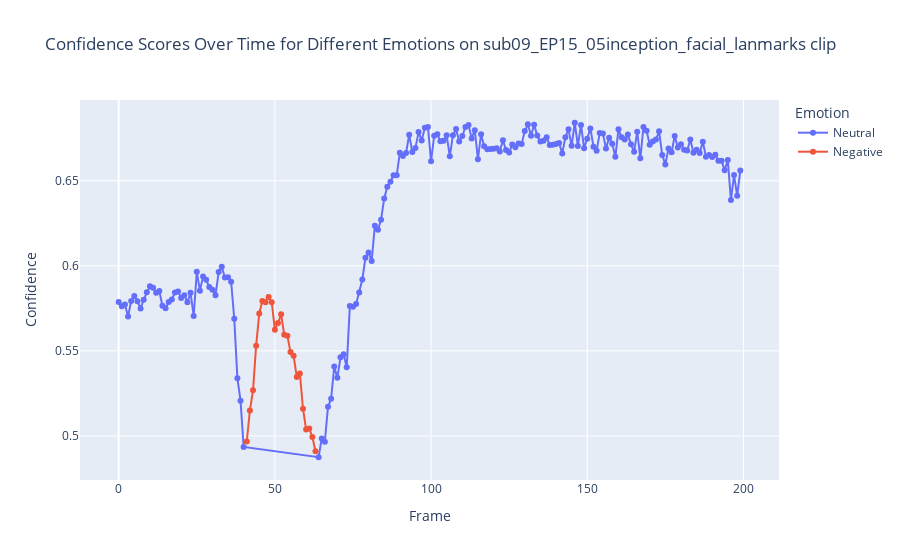

Notebook code for this chart:
### Code cell
plot_predictions(df, 'sub09_EP15_05inception_facial_lanmarks')

### Figure 1 — Plotly figure (JSON) as saved in the notebook; plotly's stock layout.template omitted (floating-point values rounded to 4 significant figures; data arrays with more than 128 entries replaced by an {"elided": "..."} marker saying what was removed)
{"data": [{"hovertemplate": "Emotion=Neutral<br>Frame=%{x}<br>Confidence=%{y}<extra></extra>", "legendgroup": "Neutral", "line": {"color": "#636efa", "dash": "solid"}, "marker": {"symbol": "circle"}, "mode": "lines+markers", "name": "Neutral", "orientation": "v", "showlegend": true, "type": "scatter", "x": {"elided": "177 int values"}, "xaxis": "x", "y": {"elided": "177 float values"}, "yaxis": "y"}, {"hovertemplate": "Emotion=Negative<br>Frame=%{x}<br>Confidence=%{y}<extra></extra>", "legendgroup": "Negative", "line": {"color": "#EF553B", "dash": "solid"}, "marker": {"symbol": "circle"}, "mode": "lines+markers", "name": "Negative", "orientation": "v", "showlegend": true, "type": "scatter", "x": [41, 42, 43, 44, 45, 46, 47, 48, 49, 50, 51, 52, 53, 54, 55, 56, 57, 58, 59, 60, 61, 62, 63], "xaxis": "x", "y": [0.4967, 0.5149, 0.5268, 0.553, 0.572, 0.5794, 0.5786, 0.5816, 0.5785, 0.5624, 0.5663, 0.5715, 0.5594, 0.5589, 0.5493, 0.5471, 0.5347, 0.5367, 0.516, 0.5038, 0.5044, 0.4994, 0.491], "yaxis": "y"}], "layout": {"legend": {"title": {"text": "Emotion"}, "tracegroupgap": 0}, "title": {"text": "Confidence Scores Over Time for Different Emotions on sub09_EP15_05inception_facial_lanmarks clip"}, "xaxis": {"anchor": "y", "domain": [0, 1], "title": {"text": "Frame"}}, "yaxis": {"anchor": "x", "domain": [0, 1], "title": {"text": "Confidence"}}}}
